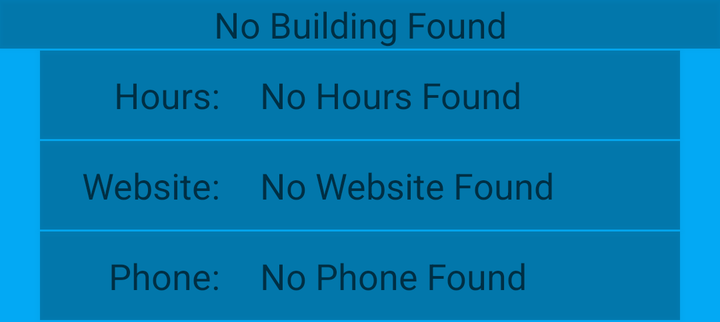
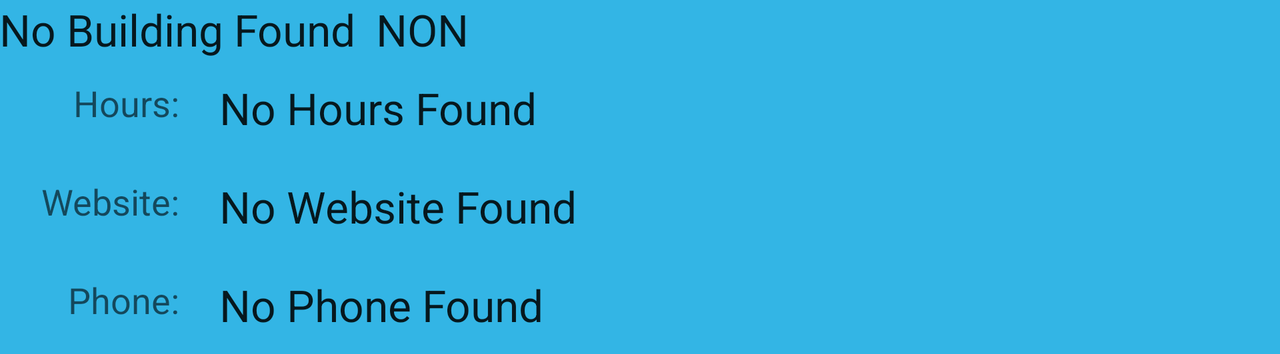

Compare how this app lays out the same screen by default and in its alternative resource folder. The renders come first, then the two layout files and the values they reference.
<!-- AndroidManifest.xml: application theme AppTheme -->
<!-- res/layout/content_display_building_information.xml -->
<?xml version="1.0" encoding="utf-8"?>
<LinearLayout android:id="@+id/display_building_layout"
    xmlns:android="http://schemas.android.com/apk/res/android"
    android:layout_alignParentTop="true"
    android:layout_width="match_parent"
    android:layout_height="wrap_content"
    android:orientation="vertical"
    android:background="#03a9f4"
    android:animateLayoutChanges="true"
              android:elevation="1dp" >

    <RelativeLayout
        android:layout_width="match_parent"
        android:layout_height="wrap_content"
        android:id="@+id/name"
        android:elevation="2dp"
        android:background="@drawable/rectangle">

        <TextView
            android:layout_width="match_parent"
            android:layout_height="wrap_content"
            android:textAppearance="?android:attr/textAppearanceMedium"
            android:text="@string/building_name"
            android:id="@+id/building_name"
            android:layout_alignParentTop="true"
            android:layout_alignParentLeft="true"
            android:layout_alignParentStart="true"
            android:textAlignment="center"
            android:layout_alignParentRight="false"
            android:layout_alignParentEnd="false"/>

    </RelativeLayout>

    <RelativeLayout
        android:layout_width="match_parent"
        android:layout_height="wrap_content"
        android:id="@+id/hours"
        android:elevation="2dp"
        android:background="@drawable/rectangle"
        android:layout_marginLeft="20dp"
        android:layout_marginRight="20dp"
        android:layout_marginTop="1dp">

        <TextView
            android:layout_width="100dp"
            android:layout_height="wrap_content"
            android:textAppearance="?android:attr/textAppearanceMedium"
            android:text="@string/building_layout_hours"
            android:id="@+id/building_layout_hours"
            android:layout_alignParentLeft="true"
            android:layout_alignParentStart="true"
            android:padding="10dp"
            android:textAlignment="textEnd"/>

        <TextView
            android:layout_width="wrap_content"
            android:layout_height="wrap_content"
            android:textAppearance="?android:attr/textAppearanceMedium"
            android:text="@string/building_hours"
            android:id="@+id/building_hours"
            android:layout_alignTop="@+id/building_layout_hours"
            android:layout_toRightOf="@+id/building_layout_hours"
            android:layout_toEndOf="@+id/building_layout_hours"
            android:paddingLeft="10dp"
            android:padding="10dp"
            android:textAlignment="textStart"/>
    </RelativeLayout>

    <RelativeLayout
        android:layout_width="match_parent"
        android:layout_height="wrap_content"
        android:id="@+id/website"
        android:elevation="2dp"
        android:background="@drawable/rectangle"
        android:layout_marginLeft="20dp"
        android:layout_marginRight="20dp"
        android:layout_marginTop="1dp"
        android:layout_marginBottom="1dp">

        <TextView
            android:layout_width="100dp"
            android:layout_height="wrap_content"
            android:textAppearance="?android:attr/textAppearanceMedium"
            android:text="@string/building_layout_website"
            android:id="@+id/building_layout_website"
            android:layout_alignParentLeft="true"
            android:layout_alignParentStart="true"
            android:padding="10dp"
            android:textAlignment="textEnd"/>

        <TextView
            android:layout_width="wrap_content"
            android:layout_height="wrap_content"
            android:textAppearance="?android:attr/textAppearanceMedium"
            android:text="@string/building_website"
            android:id="@+id/building_website"
            android:layout_toRightOf="@+id/building_layout_website"
            android:layout_toEndOf="@+id/building_layout_website"
            android:paddingLeft="0dp"
            android:padding="10dp"
            android:autoLink="web"
            android:textAlignment="textStart" />

    </RelativeLayout>

    <RelativeLayout
        android:layout_width="match_parent"
        android:layout_height="wrap_content"
        android:id="@+id/phone"
        android:elevation="2dp"
        android:background="@drawable/rectangle"
        android:layout_marginLeft="20dp"
        android:layout_marginRight="20dp"
        android:layout_marginBottom="1dp">

        <TextView
            android:layout_width="100dp"
            android:layout_height="wrap_content"
            android:textAppearance="?android:attr/textAppearanceMedium"
            android:text="@string/building_layout_phone"
            android:id="@+id/building_layout_phone"
            android:padding="10dp"
            android:layout_alignParentTop="true"
            android:layout_alignParentLeft="true"
            android:layout_alignParentStart="true"
            android:layout_margin="0dp"
            android:textAlignment="textEnd"/>

        <TextView
            android:layout_width="wrap_content"
            android:layout_height="wrap_content"
            android:textAppearance="?android:attr/textAppearanceMedium"
            android:text="@string/building_phone"
            android:id="@+id/building_phone"
            android:padding="10dp"
            android:layout_alignTop="@+id/building_layout_phone"
            android:layout_toRightOf="@+id/building_layout_phone"
            android:autoLink="phone"
            android:textAlignment="textStart"
            />
    </RelativeLayout>

    <RelativeLayout android:id="@+id/notes_placeholder"
        android:layout_width="match_parent"
        android:layout_height="wrap_content"
        android:layout_marginLeft="20dp"
        android:layout_marginRight="20dp"
        android:elevation="2dp"/>


</LinearLayout>
<!-- resources referenced by this layout -->
<resources>
  <!-- drawable rectangle (drawable) -->
  <?xml version="1.0" encoding="utf-8"?>
  <shape xmlns:android="http://schemas.android.com/apk/res/android"
         android:shape="rectangle" >
      <solid android:color="#42000000" />
  </shape>
  <string name="building_hours">No Hours Found</string>
  <string name="building_layout_hours">Hours:</string>
  <string name="building_layout_phone">Phone:</string>
  <string name="building_layout_website">Website:</string>
  <string name="building_name">No Building Found</string>
  <string name="building_phone">No Phone Found</string>
  <string name="building_website">No Website Found</string>
  <style name="AppTheme" parent="Theme.AppCompat.Light.DarkActionBar">
          
          <item name="colorPrimary">@color/colorPrimary</item>
          <item name="colorPrimaryDark">@color/colorPrimaryDark</item>
          <item name="colorAccent">@color/colorAccent</item>
      </style>
</resources>
<!-- res/layout-land/content_display_building_information.xml (the repository's variant of the layout above) -->
<!-- drawn on the phone turned sideways -->
<?xml version="1.0" encoding="utf-8"?>
<LinearLayout
    xmlns:android="http://schemas.android.com/apk/res/android"
    xmlns:tools="http://schemas.android.com/tools"
    xmlns:app="http://schemas.android.com/apk/res-auto"
    android:layout_alignParentTop="true"
    android:layout_width="match_parent"
    android:layout_height="wrap_content"
    android:paddingLeft="@dimen/activity_horizontal_margin"
    android:paddingRight="@dimen/activity_horizontal_margin"
    android:paddingTop="@dimen/activity_vertical_margin"
    android:paddingBottom="@dimen/activity_vertical_margin"
    tools:showIn="@layout/activity_display_building_information"
    tools:context="cfreyvermont.acadia_mapping_v2.DisplayBuildingInformation"
    android:orientation="vertical"
    android:background="@android:color/holo_blue_light"
    background="@android:color/holo_blue_light">
    
    <RelativeLayout
        android:layout_width="wrap_content"
        android:layout_height="wrap_content"
        android:id="@+id/name">

        <TextView
            android:layout_width="wrap_content"
            android:layout_height="wrap_content"
            android:textAppearance="?android:attr/textAppearanceLarge"
            android:text="@string/building_name"
            android:id="@+id/building_name"
            android:layout_alignParentTop="true"
            android:layout_alignParentLeft="true"
            android:layout_alignParentStart="true"/>

        <TextView
            android:layout_width="wrap_content"
            android:layout_height="wrap_content"
            android:textAppearance="?android:attr/textAppearanceLarge"
            android:text="@string/building_code"
            android:id="@+id/building_code"
            android:layout_gravity="right"
            android:layout_alignParentTop="true"
            android:layout_toRightOf="@+id/building_name"
            android:layout_toEndOf="@+id/building_name"
            android:paddingLeft="10dp"
            android:paddingRight="10dp"/>

    </RelativeLayout>

    <RelativeLayout
        android:layout_width="wrap_content"
        android:layout_height="wrap_content"
        android:id="@+id/hours">

        <TextView
            android:layout_width="100dp"
            android:layout_height="wrap_content"
            android:textAppearance="?android:attr/textAppearanceMedium"
            android:text="@string/building_layout_hours"
            android:id="@+id/building_layout_hours"
            android:layout_alignParentLeft="true"
            android:layout_alignParentStart="true"
            android:padding="10dp"
            android:textAlignment="textEnd"/>

        <TextView
            android:layout_width="wrap_content"
            android:layout_height="wrap_content"
            android:textAppearance="?android:attr/textAppearanceLarge"
            android:text="@string/building_hours"
            android:id="@+id/building_hours"
            android:layout_alignTop="@+id/building_layout_hours"
            android:layout_toRightOf="@+id/building_layout_hours"
            android:layout_toEndOf="@+id/building_layout_hours"
            android:paddingLeft="10dp"
            android:padding="10dp"
            android:textAlignment="textStart"/>
    </RelativeLayout>

    <RelativeLayout
        android:layout_width="wrap_content"
        android:layout_height="wrap_content"
        android:id="@+id/website">

        <TextView
            android:layout_width="100dp"
            android:layout_height="wrap_content"
            android:textAppearance="?android:attr/textAppearanceMedium"
            android:text="@string/building_layout_website"
            android:id="@+id/building_layout_website"
            android:layout_alignParentLeft="true"
            android:layout_alignParentStart="true"
            android:padding="10dp"
            android:textAlignment="textEnd"/>

        <TextView
            android:layout_width="wrap_content"
            android:layout_height="wrap_content"
            android:textAppearance="?android:attr/textAppearanceLarge"
            android:text="@string/building_website"
            android:id="@+id/building_website"
            android:layout_toRightOf="@+id/building_layout_website"
            android:layout_toEndOf="@+id/building_layout_website"
            android:paddingLeft="0dp"
            android:padding="10dp"
            android:autoLink="web"
            android:textAlignment="textStart"/>

    </RelativeLayout>

    <RelativeLayout
        android:layout_width="wrap_content"
        android:layout_height="wrap_content"
        android:id="@+id/phone">

        <TextView
            android:layout_width="100dp"
            android:layout_height="wrap_content"
            android:textAppearance="?android:attr/textAppearanceMedium"
            android:text="@string/building_layout_phone"
            android:id="@+id/building_layout_phone"
            android:padding="10dp"
            android:layout_alignParentTop="true"
            android:layout_alignParentLeft="true"
            android:layout_alignParentStart="true"
            android:layout_margin="0dp"
            android:textAlignment="textEnd"/>

        <TextView
            android:layout_width="wrap_content"
            android:layout_height="wrap_content"
            android:textAppearance="?android:attr/textAppearanceLarge"
            android:text="@string/building_phone"
            android:id="@+id/building_phone"
            android:padding="10dp"
            android:layout_alignTop="@+id/building_layout_phone"
            android:layout_toRightOf="@+id/building_layout_phone"
            android:layout_toEndOf="@+id/building_layout_phone"
            android:autoLink="phone"
            android:textAlignment="textStart"/>
    </RelativeLayout>

</LinearLayout>
<!-- res/layout/activity_display_building_information.xml (included above) -->
<?xml version="1.0" encoding="utf-8"?>
<android.support.design.widget.CoordinatorLayout
    xmlns:android="http://schemas.android.com/apk/res/android"
    xmlns:tools="http://schemas.android.com/tools"
    android:layout_width="match_parent"
    android:layout_height="match_parent"
    android:fitsSystemWindows="true"
    tools:context="cfreyvermont.acadia_mapping_v2.DisplayBuildingInformation">
</android.support.design.widget.CoordinatorLayout>
<!-- resources referenced by the variant -->
<!-- as the phone turned sideways resolves them -->
<resources>
  <string name="building_code">NON</string>
  <string name="building_hours">No Hours Found</string>
  <string name="building_layout_hours">Hours:</string>
  <string name="building_layout_phone">Phone:</string>
  <string name="building_layout_website">Website:</string>
  <string name="building_name">No Building Found</string>
  <string name="building_phone">No Phone Found</string>
  <string name="building_website">No Website Found</string>
  <style name="AppTheme" parent="Theme.AppCompat.Light.DarkActionBar">
          
          <item name="colorPrimary">@color/colorPrimary</item>
          <item name="colorPrimaryDark">@color/colorPrimaryDark</item>
          <item name="colorAccent">@color/colorAccent</item>
      </style>
</resources>
